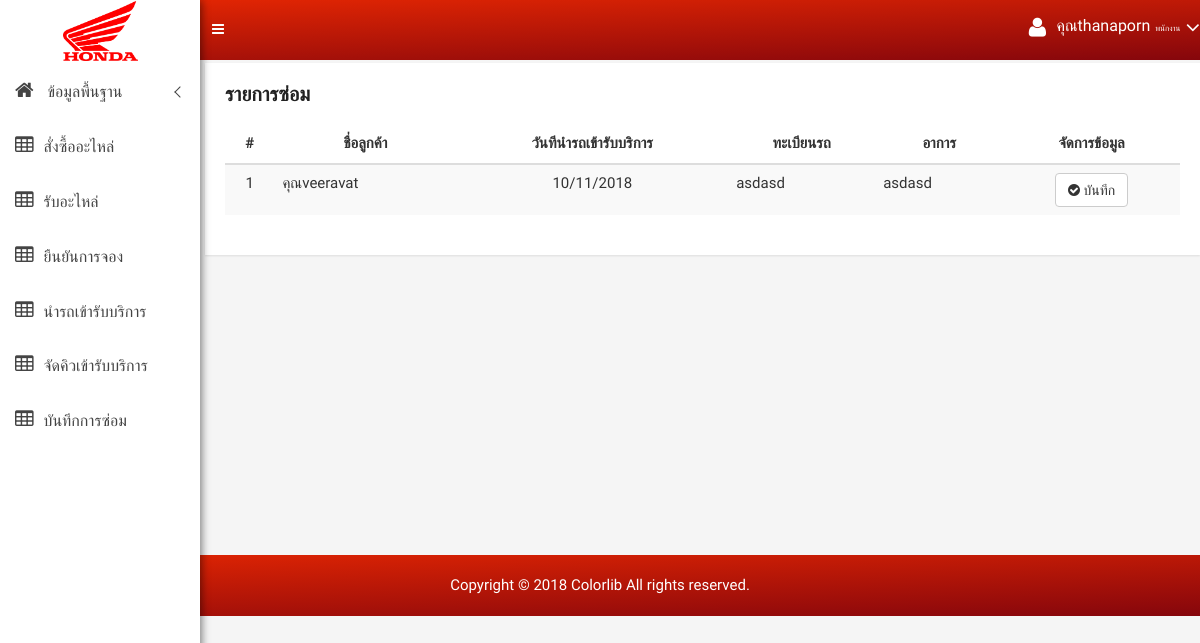
Page /repair_show.php (signed in) on the earlier database version.
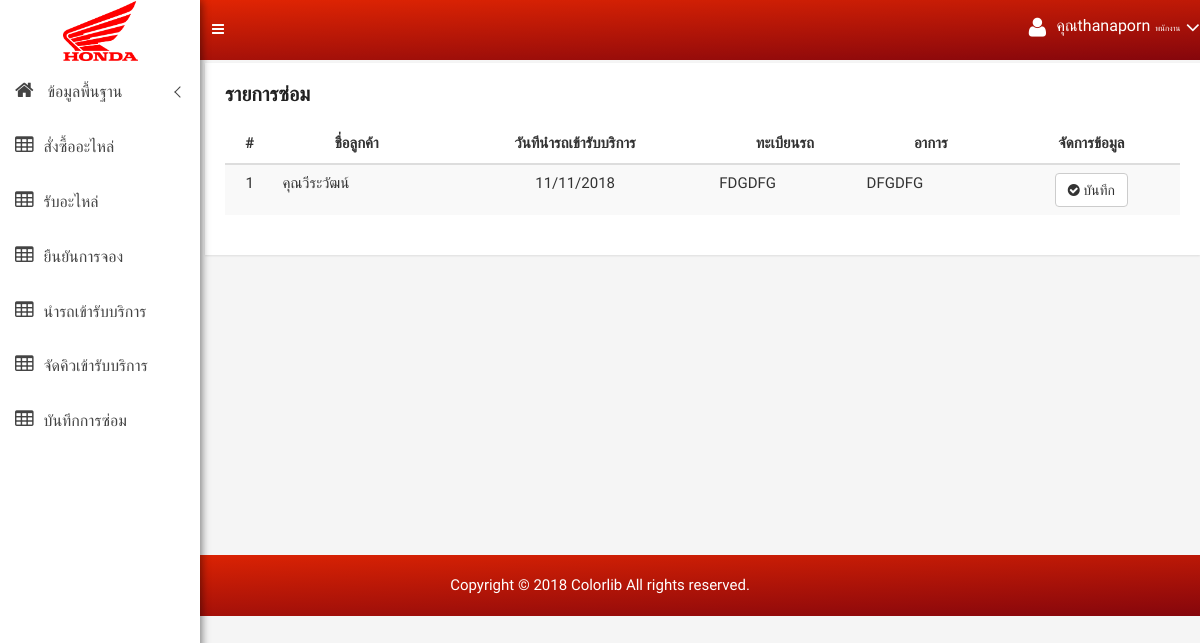
Same page on the later database version.
### tables this page shows
CREATE TABLE `get_car` (
  `gc_id` varchar(30) NOT NULL,
  `gc_date` date DEFAULT NULL,
  `gc_doc` varchar(50) DEFAULT NULL,
  `gc_text` varchar(50) DEFAULT NULL,
  `cus_id` varchar(30) DEFAULT NULL,
  `rs_id` varchar(30) DEFAULT NULL,
  `co_id` varchar(30) DEFAULT NULL,
  `gc_status` int(1) DEFAULT NULL,
  PRIMARY KEY (`gc_id`)
);

CREATE TABLE `customer` (
  `cus_id` varchar(30) NOT NULL,
  `cus_user` varchar(255) DEFAULT NULL,
  `cus_pass` varchar(255) DEFAULT NULL,
  `cus_name` varchar(50) DEFAULT NULL,
  `cus_add` text,
  `cus_tel` varchar(30) DEFAULT NULL,
  `co_id` varchar(30) DEFAULT NULL,
  PRIMARY KEY (`cus_id`),
  KEY `co_id` (`co_id`)
);

### config.php (called while the page is built, shortened)
<?php
function FormatDay($mydate){
    $originalDate = $mydate;
    $newDate = date("d/m/Y", strtotime($originalDate));
    return $newDate;
}
?>

### repair_show.php (the view, shortened to what this page needs)
<?php include "sitebar.php"; ?>
<?php
include "header.php";
?>
<div class="container-fluid">
    <div class="product-status-wrap">
        <h4>รายการซ่อม</h4>
        <div class="row">
            <div class="col-md-12">
                <table class="table table-striped table-hover">
                    <thead>
                    <tr>
                        <th class="text-center">#</th>
                        <th class="text-center">ชื่อลูกค้า</th>
                        <th class="text-center">วันทีนำรถเข้ารับบริการ</th>
                        <th class="text-center">ทะเบียนรถ</th>
                        <th class="text-center">อาการ</th>
                        <th class="text-center">จัดการข้อมูล</th>
                    </tr>
                    </thead>
                    <tbody>
                    <?php
                    $n = 0;
                    if (isset($_GET['search'])) {
                        $sql = "select * from get_car where gc_status='1' and  gc_id like '%" . $_GET['search'] . "%' order by gc_id asc";
                    } else {
                        $sql = "select * from get_car where gc_status='1' order by gc_id asc";
                    }
                    $query = mysqli_query($connect, $sql);
                    if (mysqli_num_rows($query) > 0 ) {
                        while ($array = mysqli_fetch_array($query)) {
                            $n++;
                            $sql2 = "select * from customer where cus_id='".$array['cus_id']."'";
                            $query2 = mysqli_query($connect, $sql2);
                            $array2 = mysqli_fetch_array($query2);
                            ?>
                            <tr>
                                <td class="text-center" scope="row"><?= $n; ?></td>
                                <td style="max-width: 200px">คุณ<?= $array2['cus_name'] ?></td>
                                <td style="max-width: 200px" class="text-center"><?= FormatDay($array['gc_date']) ?></td>
                                <td><?= $array['gc_doc'] ?></td>
                                <td><?= $array['gc_text'] ?></td>
                                <td class="text-center">
                                    <a data-toggle="tooltip"  href="repair_form.php?id=<?= $array['gc_id'] ?>" class="btn btn-default" data-original-title="Confirm"><i class="fa fa-check-circle" aria-hidden="true"> บันทึก</i></a>
                                </td>
                            </tr>
                            <?php
                        }
                    } else {
                        ?>
                        <tr>
                            <th style="text-align: center;color: red;" colspan="6"> ไม่พบข้อมูล</th>
                        </tr>
                        <?php
                    }
                    ?>
                    </tbody>
                </table>
            </div>
        </div>
    </div>
</div>
<br><br><br><br><br><br><br><br><br><br><br><br><br><br><br>
<?php include "footer.php"; ?>

Differences in the rows shown:
no longer on this page (row edited): get_car: cus.cus_name "veeravat", gc_date "10/11/2018", gc_doc "asdasd", gc_text "asdasd"
now on this page (row edited): get_car: cus.cus_name "วีระวัฒน์", gc_date "11/11/2018", gc_doc "FDGDFG", gc_text "DFGDFG"
